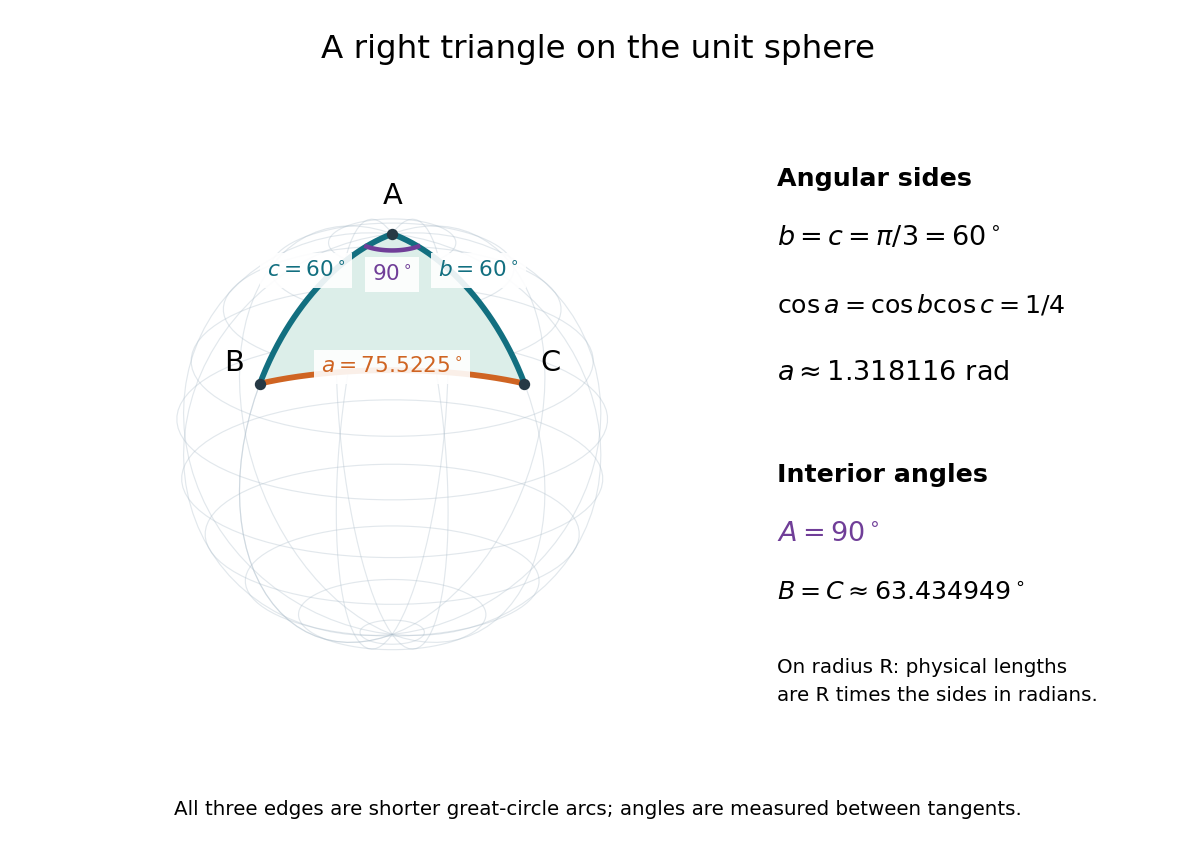

Source code (Python):
"""Draw a non-octant spherical right triangle; output PNG basename to CWD.

Tested with Python 3.14.4, NumPy 2.3.5, Matplotlib 3.10.7.
Run from _media to regenerate the published image.
"""

from pathlib import Path

import matplotlib
matplotlib.use('Agg')
import matplotlib.pyplot as plt
import numpy as np


def arc(p, q, samples=201):
    angle = np.arccos(np.clip(p @ q, -1, 1))
    t = np.linspace(0, 1, samples)
    return (np.sin((1 - t) * angle)[:, None] * p
            + np.sin(t * angle)[:, None] * q) / np.sin(angle)


def main():
    vertices = np.array([[0, 0, 1], [np.sqrt(3) / 2, 0, .5],
                         [0, np.sqrt(3) / 2, .5]])
    a, b, c = [np.arccos(vertices[j] @ vertices[k])
               for j, k in [(1, 2), (2, 0), (0, 1)]]
    angles = []
    for i in range(3):
        j, k = [v for v in range(3) if v != i]
        p = vertices[i]
        tangents = [vertices[v] - (p @ vertices[v]) * p for v in [j, k]]
        tangents = [t / np.linalg.norm(t) for t in tangents]
        angles.append(np.arccos(np.clip(tangents[0] @ tangents[1], -1, 1)))
    assert np.allclose([a, b, c], [np.arccos(.25), np.pi / 3, np.pi / 3])
    assert np.allclose(angles, [np.pi / 2, np.arccos(1 / np.sqrt(5)),
                               np.arccos(1 / np.sqrt(5))])
    assert np.allclose(np.sin(angles) / np.sin([a, b, c]), 4 / np.sqrt(15))

    plt.rcParams.update({'font.size': 12})
    fig = plt.figure(figsize=(9.2, 6.5), facecolor='white')
    ax = fig.add_axes([0, .06, .64, .83], projection='3d', computed_zorder=False)
    ax.set_facecolor('white')
    ax.set_proj_type('ortho')
    ax.view_init(elev=22, azim=45)
    ax.set_box_aspect((1, 1, 1), zoom=1.16)
    ax.set(xlim=(-1.12, 1.12), ylim=(-1.12, 1.12), zlim=(-1.12, 1.12))
    ax.set_axis_off()
    phi, theta = np.meshgrid(np.linspace(0, 2 * np.pi, 85), np.linspace(0, np.pi, 43))
    ax.plot_wireframe(np.sin(theta) * np.cos(phi), np.sin(theta) * np.sin(phi),
                      np.cos(theta), rstride=4, cstride=7, color='#acbdca',
                      alpha=.35, lw=.65, zorder=1)
    # Normalized convex combinations fill exactly the minor spherical triangle.
    t, s = np.meshgrid(np.linspace(0, 1, 61), np.linspace(0, 1, 61))
    patch = ((1 - t)[..., None] * vertices[0]
             + t[..., None] * ((1 - s)[..., None] * vertices[1]
                               + s[..., None] * vertices[2]))
    patch /= np.linalg.norm(patch, axis=2)[..., None]
    ax.plot_surface(*patch.transpose(2, 0, 1), color='#dceee9', shade=False,
                    rcount=61, ccount=61, linewidth=0, antialiased=False, zorder=2)
    colors = ['#cf6422', '#126f80', '#126f80']
    for (j, k), color in zip([(1, 2), (2, 0), (0, 1)], colors):
        curve = arc(vertices[j], vertices[k])
        assert np.allclose(np.linalg.norm(curve, axis=1), 1)
        ax.plot(*curve.T, color=color, lw=3.2, zorder=4)
    for vertex, label, align in zip(vertices, ['A', 'B', 'C'], ['center', 'right', 'left']):
        ax.scatter(*vertex, s=28, color='#263945', depthshade=False, zorder=6)
        ax.text(*(1.12 * vertex), label, ha=align, va='bottom', fontsize=16, zorder=7)
    for (j, k), label, color, factor in zip(
            [(1, 2), (2, 0), (0, 1)],
            [r'$a=75.5225^\circ$', r'$b=60^\circ$', r'$c=60^\circ$'],
            colors, [1.05, 1.13, 1.13]):
        point = arc(vertices[j], vertices[k], 3)[1] * factor
        ax.text(*point, label, ha='center', va='center', color=color, fontsize=12,
                bbox={'facecolor': 'white', 'edgecolor': 'none', 'alpha': .9}, zorder=8)
    # An angle arc at A lies on the sphere, between the two outgoing directions.
    t = np.linspace(0, np.pi / 2, 50)
    eps = .17
    angle_arc = np.array([np.sin(eps) * np.cos(t), np.sin(eps) * np.sin(t),
                          np.full_like(t, np.cos(eps))])
    ax.plot(*angle_arc, color='#703e98', lw=2.5, zorder=5)
    ax.text(.18, .18, .87, r'$90^\circ$', color='#703e98', ha='center', fontsize=12,
            bbox={'facecolor': 'white', 'edgecolor': 'none', 'alpha': .9}, zorder=9)

    fig.suptitle('A right triangle on the unit sphere', fontsize=18, y=.96)
    fig.text(.65, .78, 'Angular sides', weight='bold', fontsize=14)
    fig.text(.65, .71, r'$b=c=\pi/3=60^\circ$', fontsize=15)
    fig.text(.65, .63, r'$\cos a=\cos b\cos c=1/4$', fontsize=14)
    fig.text(.65, .55, r'$a\approx1.318116\ \mathrm{rad}$', fontsize=15)
    fig.text(.65, .43, 'Interior angles', weight='bold', fontsize=14)
    fig.text(.65, .36, r'$A=90^\circ$', color='#703e98', fontsize=15)
    fig.text(.65, .29, r'$B=C\approx63.434949^\circ$', fontsize=14)
    fig.text(.65, .17, 'On radius R: physical lengths\nare R times the sides in radians.',
             fontsize=11, linespacing=1.6)
    fig.text(.5, .035, 'All three edges are shorter great-circle arcs; angles are measured between tangents.',
             ha='center', fontsize=11)
    fig.savefig(Path.cwd() / Path(__file__).with_suffix('.png').name,
                dpi=130, facecolor='white', transparent=False)
    plt.close(fig)


if __name__ == '__main__':
    main()
